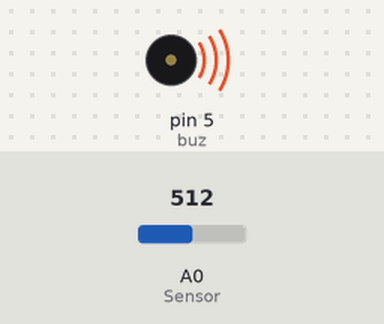
Bench run of a sketch on a simulated Arduino Uno, built with avr-gcc and run on an emulated ATmega328P. On the bench: buzzer (waves = sounding, pin HIGH). The test bench sets the inputs (shaded band); at power-on: A0 (Sensor) = 512. What the sketch prints to the serial monitor is not drawn.

Above: at 0.1 s.
Timing chart, 0 to 1.6 s (numbered marks = the images above):
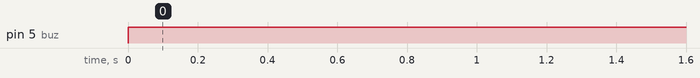

Measured:
- by itself, pin 5 (buz): LOW → HIGH at 0.00 s

The sketch:

Gas_Leakage_Project_Ardino_.ino
```cpp
#define buz 5
void setup()

{
  pinMode(buz,OUTPUT);
  Serial.begin(9600);      // Start Serial Communication/ Baud Rate

}
void loop()

{

  float sensorVoltage;                                      // Initialize Variable for Sensor Voltage

  float sensorValue;                                                // Initialize Variable for Sensor Value

  sensorValue = analogRead(A0);                  // Read the Sensor Values from Analog Pin A0

  sensorVoltage = sensorValue/1024*5.0;      // Calculate the Sensor Voltage
  if(sensorVoltage < 5)
  {
     Serial.println("Gas Detected");
     digitalWrite(buz,HIGH);
 }
 else
 {
  Serial.println("NO Gas");
  digitalWrite(buz,LOW);
 }
 delay(100);                        // wait 100ms for next reading
}
```
